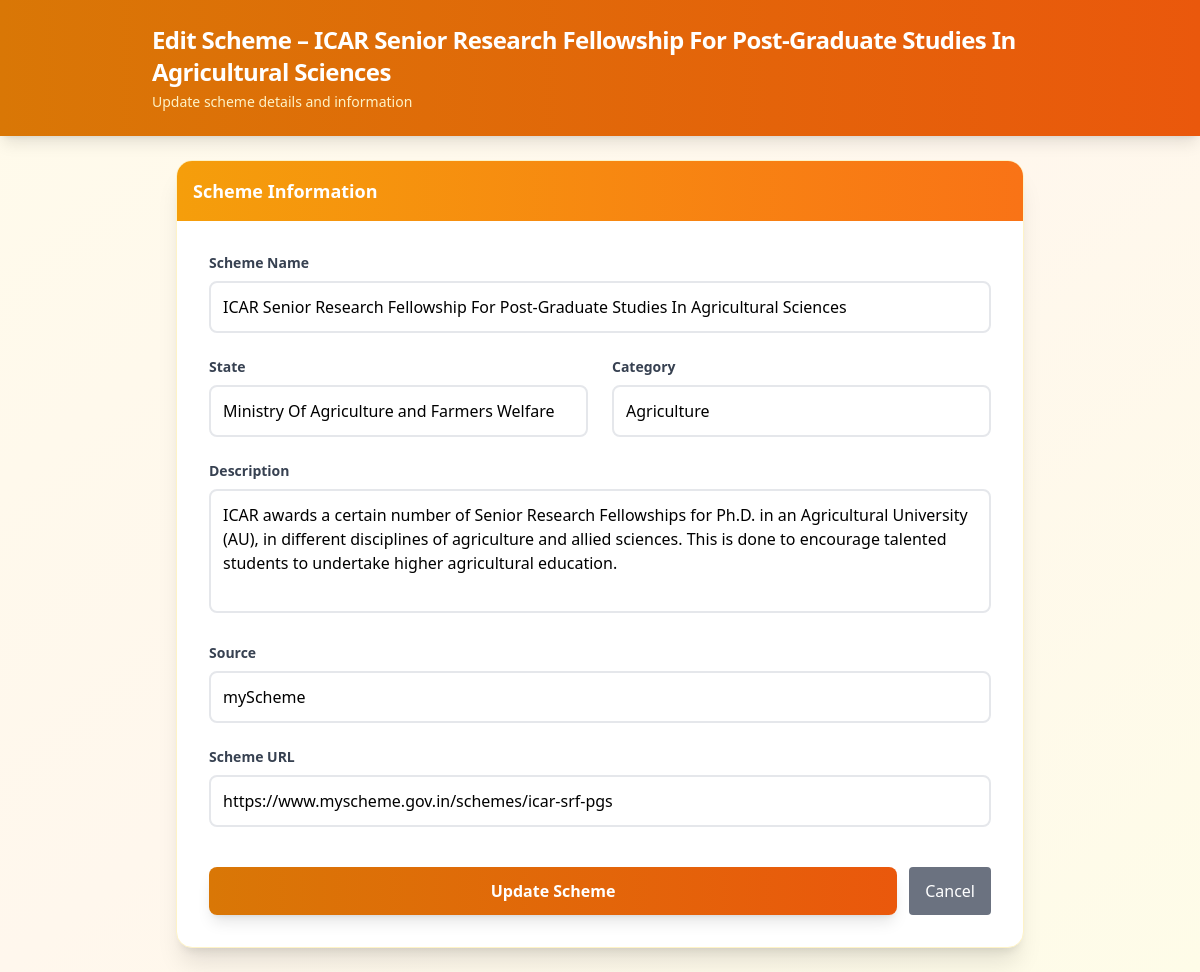
Page /admin/schemes/edit/24 (signed in) on the committed database.
### models.py (models this page shows)
class Scheme(db.Model):
    __tablename__ = "scheme"
    id = db.Column(db.Integer, primary_key=True)
    scheme_id = db.Column(db.String(50), unique=True, nullable=False)
    name = db.Column(db.String(255), nullable=False)
    scheme_url = db.Column(db.String(500), nullable=False)
    state = db.Column(db.String(100), nullable=True)        # Nagaland
    coverage_type = db.Column(db.String(50), nullable=True) # State / Central
    category = db.Column(db.String(100), nullable=True)     # Agriculture
    tags = db.Column(db.Text, nullable=True)
    scheme_type = db.Column(db.String(100), nullable=True)
    beneficiary_type = db.Column(db.String(100), nullable=True)
    description = db.Column(db.Text, nullable=True)
    ministry = db.Column(db.String(255), nullable=True)
    launch_year = db.Column(db.Integer, nullable=True)
    objective = db.Column(db.Text, nullable=True)
    benefit = db.Column(db.Text, nullable=True)
    eligibility = db.Column(db.Text, nullable=True)
    source = db.Column(db.String(100), default="myScheme")
    content_hash = db.Column(db.String(64), nullable=True)
    last_scraped = db.Column(db.DateTime, nullable=True)
    scrape_status = db.Column(db.String(50), default="pending")
    created_at = db.Column(db.DateTime, default=datetime.utcnow)
    updated_at = db.Column(
        db.DateTime,
        default=datetime.utcnow,
        onupdate=datetime.utcnow
    )

### admin/routes.py (the view, shortened to what this page needs)
@admin_bp.route("/schemes/edit/<int:id>", methods=["GET", "POST"])
@admin_required
def admin_edit_scheme(id):
    scheme = Scheme.query.get_or_404(id)
    return render_template("admin/schemes_edit.html", scheme=scheme)

### admin/routes.py (called while the page is built)
def admin_required(f):
    @wraps(f)
    def wrapper(*args, **kwargs):
        if not session.get("admin_logged_in"):
            return redirect(url_for("admin.admin_login"))
        return f(*args, **kwargs)
    return wrapper

### admin/templates/admin/schemes_edit.html (shortened to what this page needs)
<!DOCTYPE html>
<html lang="en">
<head>
    <script src="https://cdn.tailwindcss.com"></script>
</head>
<body class="bg-gradient-to-br from-amber-50 via-orange-50 to-yellow-50 min-h-screen">
<header class="bg-gradient-to-r from-amber-600 to-orange-600 text-white p-6 shadow-lg">
    <div class="max-w-4xl mx-auto">
        <h1 class="text-2xl font-bold tracking-tight">
            Edit Scheme – {{ scheme.name }}
        </h1>
        <p class="text-amber-100 text-sm mt-1">Update scheme details and information</p>
    </div>
</header>
<div class="p-6 max-w-4xl mx-auto">
    <div class="bg-white shadow-xl rounded-2xl overflow-hidden border border-amber-100">
        <div class="bg-gradient-to-r from-amber-500 to-orange-500 p-4">
            <h2 class="text-white font-semibold text-lg">Scheme Information</h2>
        </div>
        <form method="POST" class="p-8 space-y-6">
            <div class="space-y-2">
                <label class="block text-sm font-semibold text-gray-700">Scheme Name</label>
                <input name="name" value="{{ scheme.name }}" class="w-full border-2 border-gray-200 p-3 rounded-lg focus:border-amber-500 focus:ring-2 focus:ring-amber-200 transition-all outline-none">
            </div>
            <div class="grid grid-cols-1 md:grid-cols-2 gap-6">
                <div class="space-y-2">
                    <label class="block text-sm font-semibold text-gray-700">State</label>
                    <input name="state" value="{{ scheme.state or '' }}" class="w-full border-2 border-gray-200 p-3 rounded-lg focus:border-amber-500 focus:ring-2 focus:ring-amber-200 transition-all outline-none">
                </div>
                <div class="space-y-2">
                    <label class="block text-sm font-semibold text-gray-700">Category</label>
                    <input name="category" value="{{ scheme.category or '' }}" class="w-full border-2 border-gray-200 p-3 rounded-lg focus:border-amber-500 focus:ring-2 focus:ring-amber-200 transition-all outline-none">
                </div>
            </div>
            <div class="space-y-2">
                <label class="block text-sm font-semibold text-gray-700">Description</label>
                <textarea name="description" rows="4" class="w-full border-2 border-gray-200 p-3 rounded-lg focus:border-amber-500 focus:ring-2 focus:ring-amber-200 transition-all outline-none resize-none">{{ scheme.description or '' }}</textarea>
            </div>
            <div class="space-y-2">
                <label class="block text-sm font-semibold text-gray-700">Source</label>
                <input name="source" value="{{ scheme.source }}" class="w-full border-2 border-gray-200 p-3 rounded-lg focus:border-amber-500 focus:ring-2 focus:ring-amber-200 transition-all outline-none">
            </div>
            <div class="space-y-2">
                <label class="block text-sm font-semibold text-gray-700">Scheme URL</label>
                <input name="scheme_url" value="{{ scheme.scheme_url }}" class="w-full border-2 border-gray-200 p-3 rounded-lg focus:border-amber-500 focus:ring-2 focus:ring-amber-200 transition-all outline-none">
            </div>
            <div class="pt-4 flex gap-3">
                <button type="submit" class="flex-1 bg-gradient-to-r from-amber-600 to-orange-600 hover:from-amber-700 hover:to-orange-700 text-white font-semibold px-6 py-3 rounded-lg shadow-lg hover:shadow-xl transition-all duration-200 transform hover:-translate-y-0.5">
                    Update Scheme
                </button>
                <button
  type="button"
  onclick="window.location.href='/admin/schemes'"
  class="px-4 py-2 bg-gray-500 text-white rounded hover:bg-gray-600">
  Cancel
</button>
            </div>
        </form>
    </div>
</div>
</body>
</html>

### rows in the picture
Scheme: name "ICAR Senior Research Fellowship For Post-Graduate Studies In Agricultural Sciences", state "Ministry Of Agriculture and Farmers Welfare", category "Agriculture", description "ICAR awards a certain number of Senior Research Fellowships for Ph.D. in an Agricultural University (AU), in different disciplines of agriculture and allied sciences. This is done to encourage talented students to undertake higher agricultural education.", source "myScheme", scheme_url "https://www.myscheme.gov.in/schemes/icar-srf-pgs"
